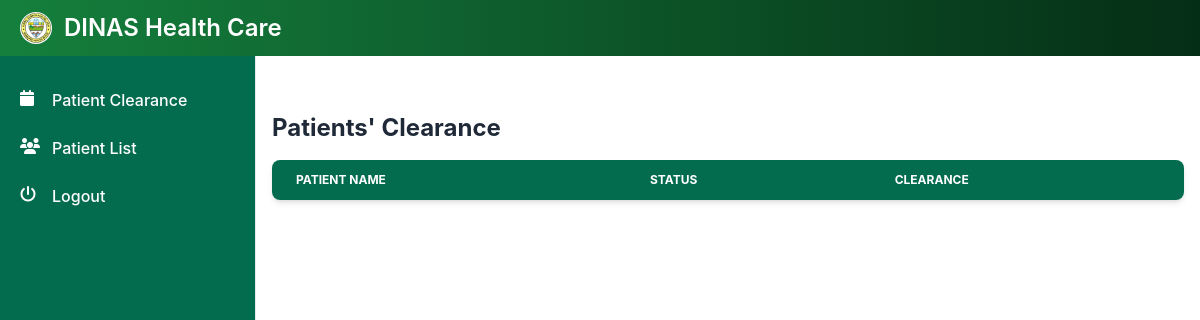
/nurseDashboard, run on an earlier commit of the app's database.
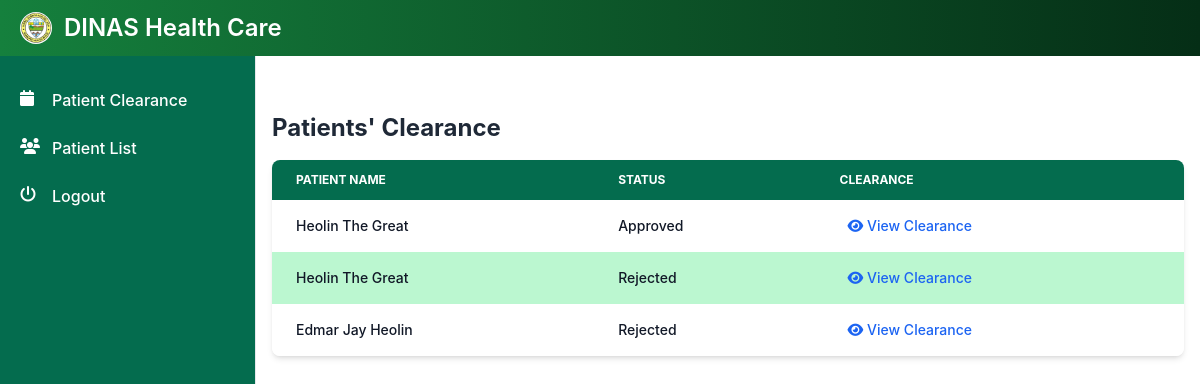
And on a later commit of the database.
### users/models.py (models this page shows, shortened)
class Event(models.Model):
    doctor = models.ForeignKey(User, on_delete=models.CASCADE)
    name = models.TextField()
    age = models.CharField(max_length=200)
    gender = models.TextField()
    date = models.DateTimeField()
    barangay = models.TextField()
    phone_num = models.TextField()
    status = models.CharField(max_length=250)

### users/views.py (the view)
# urls.py: path('nurseDashboard', views.nurseDashboard, name='nurseDashboard'),
def nurseDashboard(request):
    clearance = Event.objects.all().order_by('-id')
    context = {
        'clearance': clearance
    }
    return render(request, 'nurse/index.html', context)

### users/templates/Nurse/index.html (shortened to what this page needs)
{% load static tailwind_tags %}<!DOCTYPE html>
<html lang="en">
	<head>
		{% tailwind_css %}
		<link
			href="https://cdnjs.cloudflare.com/ajax/libs/flowbite/2.3.0/flowbite.min.css"
			rel="stylesheet" />
		<link
			rel="stylesheet"
			href="https://cdnjs.cloudflare.com/ajax/libs/font-awesome/6.5.2/css/all.min.css"
 />
		<link
			href="https://cdnjs.cloudflare.com/ajax/libs/flowbite/2.3.0/flowbite.min.css"
			rel="stylesheet" />
	</head>
	<body>
		{% include 'includes/nurseSidebar.html' %}
		<div class="p-4 sm:ml-64">
			<p class="text-gray-800 mt-24 mb-4 font-bold text-2xl">Patients' Clearance</p>
			<div class="relative overflow-x-auto shadow-md sm:rounded-lg">
				<table class="w-full text-sm text-left rtl:text-right text-gray-500">
					<thead class="text-xs text-white uppercase bg-green-700">
						<tr>
							<th
								scope="col"
								class="px-6 py-3">
								Patient Name
							</th>
							<th
								scope="col"
								class="px-6 py-3">
								Status
							</th>
							<th
								scope="col"
								class="px-6 py-3">
								Clearance
							</th>
						</tr>
					</thead>
					<tbody>
						{% for list in clearance %}
						<tr class="bg-white even:bg-green-200">
							<td
								scope="row"
								class="px-6 py-4 font-medium text-gray-900 whitespace-nowrap">
								{{list.name}}
							</td>
							<td
								scope="row"
								class="px-6 py-4 font-medium text-gray-900 whitespace-nowrap">
								{{list.status}}
							</td>
							<td class="px-6 py-4">
								<button
									data-modal-target="clearance-{{list.id}}"
									data-modal-toggle="clearance-{{list.id}}"
									class="font-medium text-blue-600 hover:underline mx-2">
									<i
										class="fa fa-eye"
										aria-hidden="true"></i>
									View Clearance
								</button>
							</td>
						</tr>
						{% endfor %}
					</tbody>
				</table>
			</div>
		</div>
	</body>
</html>

What changed in the data, as far as the page shows it:
added Event: name "Heolin The Great", status "Approved"
added Event: name "Heolin The Great", status "Rejected"
added Event: name "Edmar Jay Heolin", status "Rejected"
